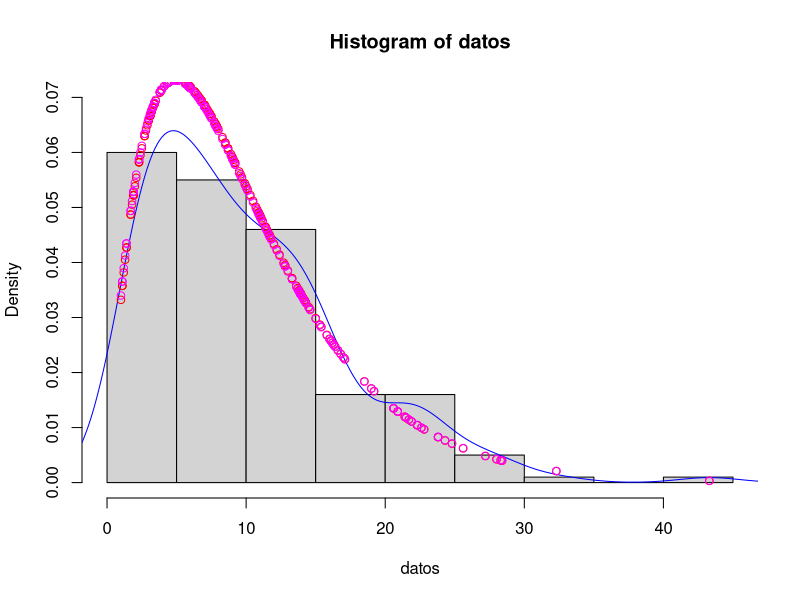

Generate this figure with R:
# Ejercicio 1

# Cantidad de lluvia (mm) que cae en una tormenta es una v.a. con distribucion Gamma(alpha,lambda)
# Se seleccionan al azar 200 tormentas, datos en tormentas.txt

datos <- scan('tormenta.txt')

# a)

alpha_emm <- mean(datos)^2 / ( mean(datos^2) - mean(datos)^2 )
lambda_emm <- mean(datos) / ( mean(datos^2) - mean(datos)^2 )

library(MASS)
values_emv <- fitdistr(datos, 'gamma')
values_emv
alpha_emv <- 1.9615040
lambda_emv <- 0.19548582

# b)
# P(X) > 20 (mm)

paste('P(X) > 20 =(emv)' ,1 - pgamma(20, shape = alpha_emv, rate = lambda_emv) )
paste('P(X) > 20 =(emm)' ,1 - pgamma(20, shape = alpha_emm, rate = lambda_emm) )

hist(datos, probability = TRUE, ylim = c(0,0.07))
lines(density(datos), col = 'blue')
points(datos,dgamma(datos,alpha_emm,lambda_emm), col = 'red')
points(datos,dgamma(datos,alpha_emv,lambda_emv), col = 'magenta')

# Ejercicio 2

# fX(x,θ) = (θ^4)*x*exp(−x*θ^2)*I{x > 0}, θ > 0

# fY(y,θ)= 2y/θ^2I{0<y<θ}, θ>0

# a) Estimadores de maxima verosimilitud (hecho en papel)

# θx = sqrt(2n/sum(xi)), i = 1,...,n
# θy = max(yi) i=1,...,n

# E(X) = 2 / θ^2
# E(Y) = 2θ/3

datos_a <- c(1.49, 1.12, 1.08, 0.65, 0.98, 0.86, 0.37, 0.41, 0.91, 0.85,
0.25, 0.78, 0.30, 1.41, 0.18, 0.52, 0.40, 0.69, 0.73, 0.81)

datos_b <- c(1.32, 0.59, 1.41, 1.15, 0.34, 1.16, 1.29, 1.25, 1.18, 0.27,
1.31, 0.96, 0.57, 0.66, 0.67, 1.34, 0.47, 1.07, 1.13, 0.25)

theta_A <- sqrt( 2*length(datos_a) / sum(datos_a))
theta_B <- max(datos_b)

# Basados en el estimador de maxima verosimilitud

paste('Tiempo esperado de respuesta para el servidor A', 2/theta_A^2)

paste('Tiempo esperado de respuesta para el servidor B', 2*theta_B/3)

# Ejercicio 3

# a) y b) en papel

# c)


